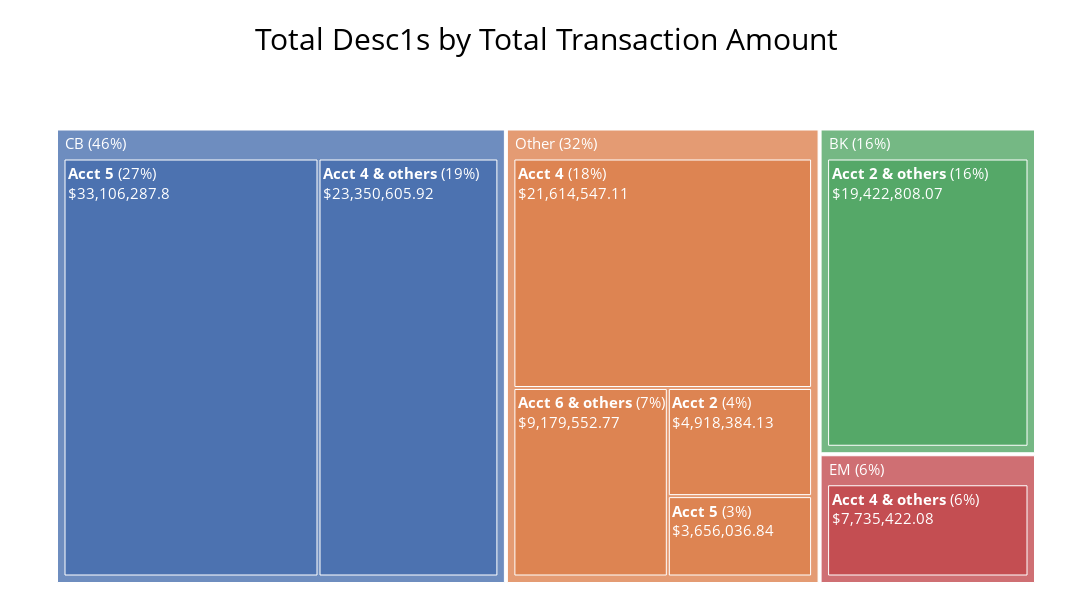

The code cell stored with this chart in its notebook:
### Code cell
#plotly references: 
#https://plotly.com/python/reference/pie/#pie-texttemplate
#https://dash.plotly.com/dash-ag-grid/d3-value-formatters

def replace_labels(df):
    df = df.copy()
    df.clusters = df.clusters.replace({i:l for i, l in enumerate(cluster_labels)})
    df = df.merge(df.groupby("clusters").txn_amt.sum().reset_index().assign(pct = lambda x: x.txn_amt/x.txn_amt.sum()).assign(cluster_labels = lambda x: x.clusters + " (" + (x.pct*100).round(0).astype(int).astype(str) + "%)").drop("txn_amt", axis = 1), on = "clusters")
    return df

def condense_accounts(df):
    total = 0
    result_list = []
    total_pct = 0
    for i, row in df.iterrows():
        #print(i)
        total += row.txn_amt
        total_pct += row.pct
        if total_pct >= 0.05:
            if len(result_list) == 0:
                result_list += [[row.Account + " & others", total]]
            else:
                result_list += [[row.Account, row.txn_amt]]
        
    return result_list

cluster_labels = ["Other", "CB", "BK", "EM"]

df_cluster_accounts = (dh.df
                            .merge(X.clusters, left_on = "desc1", right_index = True)
                            .groupby(["clusters", "Account"])
                            .txn_amt
                            .sum()
                            .sort_values()
                            .reset_index()
                            .assign(pct = lambda x: x.txn_amt/x.txn_amt.sum())
                            .groupby("clusters")
                            .apply(lambda x: condense_accounts(x)).explode().apply(lambda x: pd.Series(x, index = ["Account", "txn_amt"]))
                            .reset_index()
                            .pipe(replace_labels)
                        )

fig = px.treemap(
                    data_frame = df_cluster_accounts,
                    path = ["cluster_labels", "Account"],
                    values = df_cluster_accounts.txn_amt,
                    title = "Total Desc1s by Total Transaction Amount",
                    width = 2000,
                    height = 600,
                    #labels = df_clusters.txn_amt,
                    template = "seaborn"
)
#fig.data[0].textinfo = "label + text + current path"
fig.update_layout(title_font_color = "black", title_font_size = 30, margin = dict(t = 100, r = 50, l = 50, b = 10))
fig.update_traces(textfont = dict(color = "white", size = 15), textinfo = "label + value", texttemplate = "<b>%{label}</b> (%{percentRoot})<br>%{value:$,}")
fig.show()

#fig.data[0]["textfont"]["color"] = "white" #alternative to update_traces
#.explode()

### Figure 1 — Plotly figure (JSON) as saved in the notebook; plotly's stock layout.template omitted (floating-point values rounded to 4 significant figures)
{"data": [{"branchvalues": "total", "domain": {"x": [0, 1], "y": [0, 1]}, "hovertemplate": "labels=%{label}<br>txn_amt=%{value}<br>parent=%{parent}<br>id=%{id}<extra></extra>", "ids": ["Other (32%)/Acct 2", "BK (16%)/Acct 2 & others", "Other (32%)/Acct 4", "CB (46%)/Acct 4 & others", "EM (6%)/Acct 4 & others", "CB (46%)/Acct 5", "Other (32%)/Acct 5", "Other (32%)/Acct 6 & others", "BK (16%)", "CB (46%)", "EM (6%)", "Other (32%)"], "labels": ["Acct 2", "Acct 2 & others", "Acct 4", "Acct 4 & others", "Acct 4 & others", "Acct 5", "Acct 5", "Acct 6 & others", "BK (16%)", "CB (46%)", "EM (6%)", "Other (32%)"], "name": "", "parents": ["Other (32%)", "BK (16%)", "Other (32%)", "CB (46%)", "EM (6%)", "CB (46%)", "Other (32%)", "Other (32%)", "", "", "", ""], "textfont": {"color": "white", "size": 15}, "textinfo": "label+value", "texttemplate": "<b>%{label}</b> (%{percentRoot})<br>%{value:$,}", "type": "treemap", "values": [4918000.0, 19420000.0, 21610000.0, 23350000.0, 7735000.0, 33110000.0, 3656000.0, 9180000.0, 19420000.0, 56460000.0, 7735000.0, 39370000.0]}], "layout": {"height": 600, "legend": {"tracegroupgap": 0}, "margin": {"b": 10, "l": 50, "r": 50, "t": 100}, "title": {"font": {"color": "black", "size": 30}, "text": "Total Desc1s by Total Transaction Amount"}, "width": 2000}}
